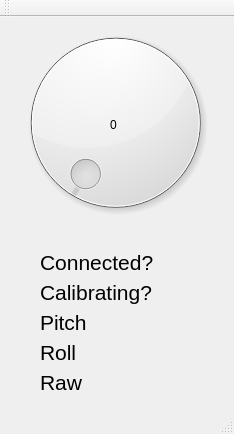
<?xml version="1.0" encoding="UTF-8"?>
<ui version="4.0">
 <class>MainWindow</class>
 <widget class="QMainWindow" name="MainWindow">
  <property name="geometry">
   <rect>
    <x>0</x>
    <y>0</y>
    <width>234</width>
    <height>434</height>
   </rect>
  </property>
  <property name="windowTitle">
   <string>MainWindow</string>
  </property>
  <widget class="QWidget" name="centralWidget">
   <widget class="QDial" name="dial">
    <property name="geometry">
     <rect>
      <x>-10</x>
      <y>0</y>
      <width>251</width>
      <height>211</height>
     </rect>
    </property>
    <property name="maximum">
     <number>180</number>
    </property>
   </widget>
   <widget class="QLabel" name="label">
    <property name="geometry">
     <rect>
      <x>110</x>
      <y>100</y>
      <width>21</width>
      <height>16</height>
     </rect>
    </property>
    <property name="text">
     <string>0</string>
    </property>
   </widget>
   <widget class="QLabel" name="labelCalibrating">
    <property name="geometry">
     <rect>
      <x>40</x>
      <y>260</y>
      <width>221</width>
      <height>31</height>
     </rect>
    </property>
    <property name="font">
     <font>
      <pointsize>16</pointsize>
     </font>
    </property>
    <property name="text">
     <string>Calibrating?</string>
    </property>
   </widget>
   <widget class="QLabel" name="labelPitch">
    <property name="geometry">
     <rect>
      <x>40</x>
      <y>290</y>
      <width>161</width>
      <height>31</height>
     </rect>
    </property>
    <property name="font">
     <font>
      <pointsize>16</pointsize>
     </font>
    </property>
    <property name="text">
     <string>Pitch</string>
    </property>
   </widget>
   <widget class="QLabel" name="labelRoll">
    <property name="geometry">
     <rect>
      <x>40</x>
      <y>320</y>
      <width>161</width>
      <height>31</height>
     </rect>
    </property>
    <property name="font">
     <font>
      <pointsize>16</pointsize>
     </font>
    </property>
    <property name="text">
     <string>Roll</string>
    </property>
   </widget>
   <widget class="QLabel" name="labelYaw">
    <property name="geometry">
     <rect>
      <x>40</x>
      <y>350</y>
      <width>161</width>
      <height>31</height>
     </rect>
    </property>
    <property name="font">
     <font>
      <pointsize>16</pointsize>
     </font>
    </property>
    <property name="text">
     <string>Raw</string>
    </property>
   </widget>
   <widget class="QLabel" name="labelConnected">
    <property name="geometry">
     <rect>
      <x>40</x>
      <y>230</y>
      <width>221</width>
      <height>31</height>
     </rect>
    </property>
    <property name="font">
     <font>
      <pointsize>16</pointsize>
     </font>
    </property>
    <property name="text">
     <string>Connected?</string>
    </property>
   </widget>
  </widget>
  <widget class="QMenuBar" name="menuBar">
   <property name="geometry">
    <rect>
     <x>0</x>
     <y>0</y>
     <width>234</width>
     <height>21</height>
    </rect>
   </property>
  </widget>
  <widget class="QToolBar" name="mainToolBar">
   <attribute name="toolBarArea">
    <enum>TopToolBarArea</enum>
   </attribute>
   <attribute name="toolBarBreak">
    <bool>false</bool>
   </attribute>
  </widget>
  <widget class="QStatusBar" name="statusBar"/>
 </widget>
 <layoutdefault spacing="6" margin="11"/>
 <resources/>
 <connections/>
</ui>
